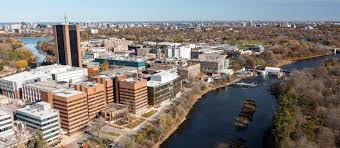
%> input picture images/campus.jpeg, 340 x 148 px
$ octave --eval "main_5g_nr_modem_dual;"   (GNU Octave 9; MATLAB toolbox functions it lacks are replaced by stand-ins)
%> lines starting %> are read from the running program, lines starting %| are printed output that depends on the picture
function main_5g_nr_modem_dual

    clear; clc; close all;

    %% ----------------- USER PARAMETERS -----------------
    imgFile      = fullfile('images','campus.jpeg');   % adjust name if needed
    bitsPerFrame = 2048;              % TB length (information bits)
    snrRange_dB  = 0:4:24;            % SNR points
    modSchemes   = [4 16 64];         % QPSK, 16QAM, 64QAM
    codeRates    = [1/2 3/4];         % punctured repetition-based FEC
    Nfft         = 64;                % OFDM size
    cpLen        = 16;                % CP length
    dopplerHz    = 5;                 % placeholder (not explicitly simulated)
    harqMaxTx    = 3;                 % HARQ attempts
    numPasses    = 2;                 % repeat image per SNR for stability

    % Rayleigh realism knob:
    % false = per-OFDM-symbol flat fading (more realistic, more different from AWGN)
    % true  = block fading for entire waveform
    rayleighBlockFading = false;

    rng(1);                           % reproducible

    %% ----------------- PREPARE IMAGE & BITS -----------------
    [img, imgBits] = img_to_bits(imgFile);
    [txBlocks, numBlocks] = segment_bits(imgBits, bitsPerFrame);
    fprintf('Image bits: %d, blocks: %d\n', numel(imgBits), numBlocks);

    %% ----------------- RUN BOTH CHANNELS -----------------
    chanList = {'awgn','rayleigh'};
    results = struct();

    for ci = 1:numel(chanList)
        chanType = chanList{ci};
        fprintf('\n\n=============================\n');
        fprintf(' Running channel: %s\n', upper(chanType));
        fprintf('=============================\n');

        [resF, resA] = sim_fixed_and_adaptive( ...
            txBlocks, img, bitsPerFrame, snrRange_dB, ...
            Nfft, cpLen, chanType, dopplerHz, ...
            modSchemes, codeRates, harqMaxTx, numPasses, rayleighBlockFading);
% [15 lines not run here, left out]
function [resultsFixed, resultsAdaptive] = sim_fixed_and_adaptive( ...
    txBlocks, img, bitsPerFrame, snrRange_dB, ...
    Nfft, cpLen, chanType, dopplerHz, ...
    modSchemes, codeRates, harqMaxTx, numPasses, rayleighBlockFading)

    numBlocks = size(txBlocks,2);

    % Keep compatible with your LLR scaling:
    noiseVarFromSNR = @(snr_dB) 10.^(-snr_dB/10);

    ofdmSymLen = Nfft + cpLen;

    %% ---------- FIXED-SCHEME RESULTS ----------
    resultsFixed = struct([]);
    for m = 1:length(modSchemes)
        M     = modSchemes(m);
        rate  = 1/2;
        label = sprintf('Fixed-%dQAM-R12', M);

        ber      = zeros(size(snrRange_dB));
        psnrVals = zeros(size(snrRange_dB));
        thr      = zeros(size(snrRange_dB));

        fprintf('\n=== %s (%s) ===\n', label, upper(chanType));

        for si = 1:length(snrRange_dB)
            snr_dB = snrRange_dB(si);

            bitErrs = 0; bitTotal = 0;
            txBitsAll = []; rxBitsAll = [];

            tbSucc = 0;
            totalSubcUses = 0;

            for pass = 1:numPasses
                for b = 1:numBlocks
                    bits = txBlocks(:,b);

                    txCount = 0;
                    success = false;
                    bitsDec = zeros(size(bits));
                    llrAccum = [];

                    while ~success && txCount < harqMaxTx
                        txCount = txCount + 1;

                        bitsEnc = fec_encode(bits, rate);
                        sym     = qam_mod_bits(bitsEnc, M);

                        numOfdm = ceil(length(sym) / Nfft);
                        totalSubcUses = totalSubcUses + numOfdm * Nfft;

                        txSig   = ofdm_modulate(sym, Nfft, cpLen);

                        [rxSig, hSeq] = apply_channel(txSig, snr_dB, chanType, dopplerHz, ...
                                                      ofdmSymLen, rayleighBlockFading);

                        rxSym = ofdm_demodulate(rxSig, Nfft, cpLen);

                        [rxSymEq, noiseVarEffVec] = equalize_and_noisevar(rxSym, hSeq, ...
                                                                          noiseVarFromSNR(snr_dB), Nfft);

                        llr = qam_demod_llr(rxSymEq, M, noiseVarEffVec);

                        % HARQ Chase combining (LLR accumulation)
                        if isempty(llrAccum)
                            llrAccum = llr;
                        else
                            L = min(numel(llrAccum), numel(llr));
                            llrAccum(1:L) = llrAccum(1:L) + llr(1:L);
                        end

                        bitsDec  = fec_decode(llrAccum, rate);
                        if numel(bitsDec) < numel(bits)
                            bitsDec = [bitsDec; zeros(numel(bits)-numel(bitsDec),1)];
                        else
                            bitsDec = bitsDec(1:numel(bits));
                        end

                        success = ~any(bitsDec ~= bits);
                    end

                    txBitsAll = [txBitsAll; bits];    %#ok<AGROW>
                    rxBitsAll = [rxBitsAll; bitsDec]; %#ok<AGROW>

                    bitErrs  = bitErrs + sum(bits~=bitsDec);
                    bitTotal = bitTotal + numel(bits);

                    if success
                        tbSucc = tbSucc + 1;
                    end
                end
            end

            ber(si)      = bitErrs/bitTotal;
            imgRec       = bits_to_img(rxBitsAll, img);
            psnrVals(si) = psnr_calc(img, imgRec);
            thr(si)      = (bitsPerFrame * tbSucc) / max(1, totalSubcUses);

            fprintf('%s: SNR=%2d dB, BER=%.3e, PSNR=%.2f, Thr=%.3f\n',...
                label, snr_dB, ber(si), psnrVals(si), thr(si));
        end

        resultsFixed(m).label = label;
        resultsFixed(m).ber   = ber;
        resultsFixed(m).psnr  = psnrVals;
        resultsFixed(m).thr   = thr;
        resultsFixed(m).M     = M;
        resultsFixed(m).R     = rate;
    end

    %% ---------- ADAPTIVE MODEM ----------
    fprintf('\n=== Adaptive Modem (%s) ===\n', upper(chanType));

    cfg.targetBLER  = 0.10;
    cfg.Mlist       = modSchemes;
    cfg.Rlist       = codeRates;

    combos = all_mcs_combos(cfg.Mlist, cfg.Rlist);
    nComb  = size(combos,1);
    stats.tx  = zeros(nComb,1);
    stats.err = zeros(nComb,1);

    berA  = zeros(size(snrRange_dB));
    psnrA = zeros(size(snrRange_dB));
    thrA  = zeros(size(snrRange_dB));

    for si = 1:length(snrRange_dB)
        snr_dB = snrRange_dB(si);

        bitErrs = 0; bitTotal = 0;
        txBitsAll = []; rxBitsAll = [];

        tbSucc = 0;
        totalSubcUses = 0;

        % reset adaptation stats per SNR (clean)
        stats.tx(:)  = 0;
        stats.err(:) = 0;

        for pass = 1:numPasses
            for b = 1:numBlocks
                bits = txBlocks(:,b);

                [M, rate, mcsIdx] = choose_mcs_blertarget(combos, stats, cfg.targetBLER);

                txCount = 0;
                success = false;
                bitsDec = zeros(size(bits));
                llrAccum = [];

                while ~success && txCount < harqMaxTx
                    txCount = txCount + 1;

                    bitsEnc = fec_encode(bits, rate);
                    sym     = qam_mod_bits(bitsEnc, M);

                    numOfdm = ceil(length(sym) / Nfft);
                    totalSubcUses = totalSubcUses + numOfdm * Nfft;

                    txSig   = ofdm_modulate(sym, Nfft, cpLen);

                    [rxSig, hSeq] = apply_channel(txSig, snr_dB, chanType, dopplerHz, ...
                                                  ofdmSymLen, rayleighBlockFading);

                    rxSym = ofdm_demodulate(rxSig, Nfft, cpLen);

                    [rxSymEq, noiseVarEffVec] = equalize_and_noisevar(rxSym, hSeq, ...
                                                                      noiseVarFromSNR(snr_dB), Nfft);

                    llr = qam_demod_llr(rxSymEq, M, noiseVarEffVec);

                    if isempty(llrAccum)
                        llrAccum = llr;
                    else
                        L = min(numel(llrAccum), numel(llr));
                        llrAccum(1:L) = llrAccum(1:L) + llr(1:L);
                    end

                    bitsDec  = fec_decode(llrAccum, rate);
                    if numel(bitsDec) < numel(bits)
                        bitsDec = [bitsDec; zeros(numel(bits)-numel(bitsDec),1)];
                    else
                        bitsDec = bitsDec(1:numel(bits));
                    end

                    success = ~any(bitsDec ~= bits);
                end

                % Update BLER once per TB after HARQ
                stats.tx(mcsIdx)  = stats.tx(mcsIdx) + 1;
                stats.err(mcsIdx) = stats.err(mcsIdx) + (~success);

                txBitsAll = [txBitsAll; bits];    %#ok<AGROW>
                rxBitsAll = [rxBitsAll; bitsDec]; %#ok<AGROW>

                bitErrs  = bitErrs + sum(bits~=bitsDec);
                bitTotal = bitTotal + numel(bits);

                if success
                    tbSucc = tbSucc + 1;
                end
            end
        end

        berA(si)  = bitErrs/bitTotal;
        imgRec    = bits_to_img(rxBitsAll, img);
        psnrA(si) = psnr_calc(img, imgRec);
        thrA(si)  = (bitsPerFrame * tbSucc) / max(1, totalSubcUses);

        fprintf('Adaptive: SNR=%2d dB, BER=%.3e, PSNR=%.2f, Thr=%.3f\n',...
            snr_dB, berA(si), psnrA(si), thrA(si));
    end

    resultsAdaptive.label = 'Adaptive';
    resultsAdaptive.ber   = berA;
    resultsAdaptive.psnr  = psnrA;
    resultsAdaptive.thr   = thrA;
end

%% =======================================================================
%%                 EQUALIZATION + EFFECTIVE NOISE VAR
%% =======================================================================
% [27 lines left out: function equalize_and_noisevar, not called in this run]

%% =======================================================================
%%                 ADAPTIVE MCS SELECTION (BLER-TARGET)
%% =======================================================================
% [30 lines left out: functions all_mcs_combos, choose_mcs_blertarget, not called in this run]

%% =======================================================================
%%                              HELPERS
%% =======================================================================
function [img, bits] = img_to_bits(filename)
%> called with filename = 'images/campus.jpeg'
    img = imread(filename);
%> img is the input picture: size 148x340x3 uint8; mean R, G, B 130.6, 123.6, 118.2
    if size(img,3) == 3
        img = rgb2gray(img);
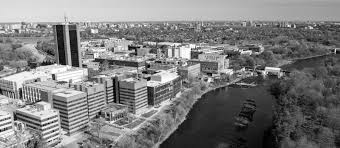
%> img: size 148x340 uint8; min 0, max 255, mean 125.1
    end
    imgVec = img(:);
    bits   = de2bi(imgVec, 8, 'left-msb').';
    bits   = bits(:);
end

% [6 lines left out: function bits_to_img, not called in this run]

function [blocks, numBlocks] = segment_bits(bits, bitsPerFrame)
%> called with bitsPerFrame = 2048
    bits = bits(:);
    numBlocks = ceil(numel(bits)/bitsPerFrame);
%> numBlocks = 197
    padded    = [bits; zeros(numBlocks*bitsPerFrame - numel(bits),1)];
    blocks    = reshape(padded, bitsPerFrame, numBlocks);
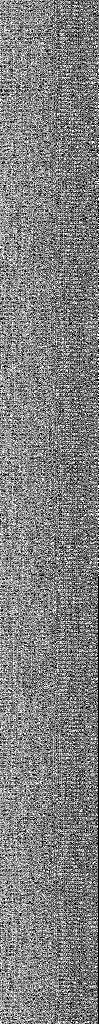
%> blocks: size 2048x197 uint8 (shown at 1/2 size); values 0 (black) and 1 (white), 50% white in thin lines or dots
end

% [19 lines left out: functions ofdm_modulate, ofdm_demodulate, not called in this run]

% ------------------- CHANNEL (AWGN unchanged, Rayleigh realistic) -------------------
% [171 lines left out: functions apply_channel, fec_encode, fec_decode, qam_mod_bits, qam_demod_llr, logsumexp and 1 more, not called in this run]

%% =======================================================================
%%                           PLOTTING (PER CHANNEL)
%% =======================================================================
% [37 lines left out: function plot_results_5g_channel, not called in this run]
%| Image bits: 402560, blocks: 197
%> (the run ends here)
